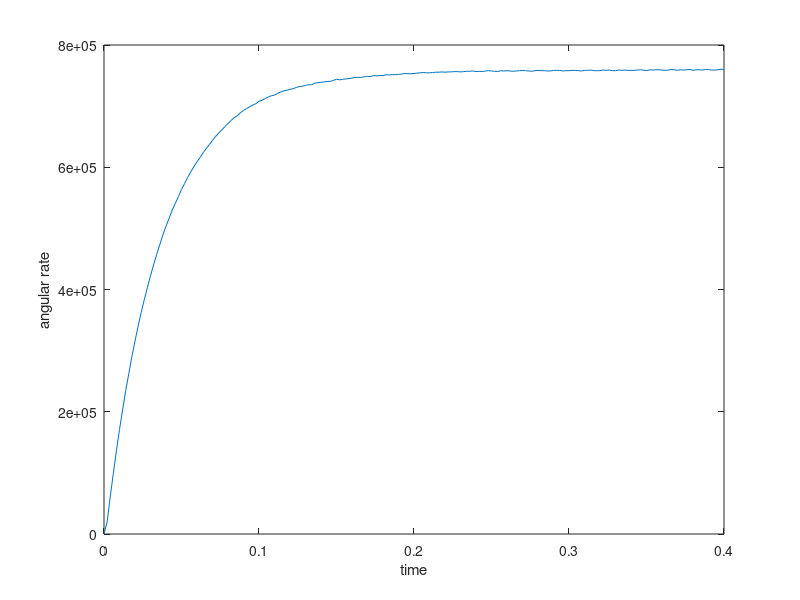

Source code (MATLAB):
TEST = [
      0          0          0          0          0  127
      2         39      19500          0          0  127
      4        160      60500          0          0  127
      6        358      99000          0          0  127
      8        630     136000          0          0  127
     10        972     171000          0          0  127
     12       1378     203000          0          0  127
     14       1847     234500          0          0  127
     16       2372     262500          0          0  127
     18       2953     290500          0          0  127
     20       3584     315500          0          0  127
     22       4264     340000          0          0  127
     24       4989     362500          0          0  127
     26       5756     383500          0          0  127
     28       6563     403500          0          0  127
     30       7408     422500          0          0  127
     32       8289     440500          0          0  127
     34       9204     457500          0          0  127
     36      10151     473500          0          0  127
     38      11130     489500          0          0  127
     40      12137     503500          0          0  127
     42      13170     516500          0          0  127
     44      14230     530000          0          0  127
     46      15312     541000          0          0  127
     48      16416     552000          0          0  127
     50      17543     563500          0          0  127
     52      18690     573500          0          0  127
     54      19857     583500          0          0  127
     56      21042     592500          0          0  127
     58      22244     601000          0          0  127
     60      23462     609000          0          0  127
     62      24694     616000          0          0  127
     64      25942     624000          0          0  127
     66      27203     630500          0          0  127
     68      28478     637500          0          0  127
     70      29766     644000          0          0  127
     72      31067     650500          0          0  127
     74      32379     656000          0          0  127
     76      33701     661000          0          0  127
     78      35034     666500          0          0  127
     80      36377     671500          0          0  127
     82      37730     676500          0          0  127
     84      39092     681000          0          0  127
     86      40461     684500          0          0  127
     88      41839     689000          0          0  127
     90      43225     693000          0          0  127
     92      44617     696000          0          0  127
     94      46015     699000          0          0  127
     96      47419     702000          0          0  127
     98      48827     704000          0          0  127
    100      50243     708000          0          0  127
    102      51662     709500          0          0  127
    104      53087     712500          0          0  127
    106      54517     715000          0          0  127
    108      55951     717000          0          0  127
    110      57387     718000          0          0  127
    112      58829     721000          0          0  127
    114      60275     723000          0          0  127
    116      61725     725000          0          0  127
    118      63177     726000          0          0  127
    120      64632     727500          0          0  127
    122      66089     728500          0          0  127
    124      67550     730500          0          0  127
    126      69014     732000          0          0  127
    128      70479     732500          0          0  127
    130      71947     734000          0          0  127
    132      73417     735000          0          0  127
    134      74887     735000          0          0  127
    136      76362     737500          0          0  127
    138      77839     738500          0          0  127
    140      79317     739000          0          0  127
    142      80796     739500          0          0  127
    144      82277     740500          0          0  127
    146      83758     740500          0          0  127
    148      85242     742000          0          0  127
    150      86730     744000          0          0  127
    152      88216     743000          0          0  127
    154      89704     744000          0          0  127
    156      91193     744500          0          0  127
    158      92683     745000          0          0  127
    160      94175     746000          0          0  127
    162      95669     747000          0          0  127
    164      97163     747000          0          0  127
    166      98657     747000          0          0  127
    168     100153     748000          0          0  127
    170     101650     748500          0          0  127
    172     103147     748500          0          0  127
    174     104647     750000          0          0  127
    176     106146     749500          0          0  127
    178     107646     750000          0          0  127
    180     109146     750000          0          0  127
    182     110649     751500          0          0  127
    184     112151     751000          0          0  127
    186     113654     751500          0          0  127
    188     115157     751500          0          0  127
    190     116661     752000          0          0  127
    192     118166     752500          0          0  127
    194     119673     753500          0          0  127
    196     121179     753000          0          0  127
    198     122685     753000          0          0  127
    200     124192     753500          0          0  127
    202     125700     754000          0          0  127
    204     127209     754500          0          0  127
    206     128719     755000          0          0  127
    208     130228     754500          0          0  127
    210     131737     754500          0          0  127
    212     133247     755000          0          0  127
    214     134758     755500          0          0  127
    216     136269     755500          0          0  127
    218     137781     756000          0          0  127
    220     139292     755500          0          0  127
    222     140804     756000          0          0  127
    224     142316     756000          0          0  127
    226     143829     756500          0          0  127
    228     145342     756500          0          0  127
    230     146854     756000          0          0  127
    232     148367     756500          0          0  127
    234     149881     757000          0          0  127
    236     151395     757000          0          0  127
    238     152910     757500          0          0  127
    240     154423     756500          0          0  127
    242     155937     757000          0          0  127
    244     157450     756500          0          0  127
    246     158965     757500          0          0  127
    248     160481     758000          0          0  127
    250     161996     757500          0          0  127
    252     163510     757000          0          0  127
    254     165023     756500          0          0  127
    256     166539     758000          0          0  127
    258     168054     757500          0          0  127
    260     169570     758000          0          0  127
    262     171085     757500          0          0  127
    264     172599     757000          0          0  127
    266     174114     757500          0          0  127
    268     175630     758000          0          0  127
    270     177147     758500          0          0  127
    272     178663     758000          0          0  127
    274     180178     757500          0          0  127
    276     181692     757000          0          0  127
    278     183208     758000          0          0  127
    280     184725     758500          0          0  127
    282     186241     758000          0          0  127
    284     187757     758000          0          0  127
    286     189272     757500          0          0  127
    288     190787     757500          0          0  127
    290     192304     758500          0          0  127
    292     193821     758500          0          0  127
    294     195338     758500          0          0  127
    296     196853     757500          0          0  127
    298     198369     758000          0          0  127
    300     199885     758000          0          0  127
    302     201402     758500          0          0  127
    304     202919     758500          0          0  127
    306     204435     758000          0          0  127
    308     205950     757500          0          0  127
    310     207467     758500          0          0  127
    312     208984     758500          0          0  127
    314     210502     759000          0          0  127
    316     212018     758000          0          0  127
    318     213534     758000          0          0  127
    320     215050     758000          0          0  127
    322     216568     759000          0          0  127
    324     218085     758500          0          0  127
    326     219603     759000          0          0  127
    328     221119     758000          0          0  127
    330     222635     758000          0          0  127
    332     224153     759000          0          0  127
    334     225670     758500          0          0  127
    336     227188     759000          0          0  127
    338     228705     758500          0          0  127
    340     230222     758500          0          0  127
    342     231739     758500          0          0  127
    344     233257     759000          0          0  127
    346     234776     759500          0          0  127
    348     236294     759000          0          0  127
    350     237810     758000          0          0  127
    352     239329     759500          0          0  127
    354     240847     759000          0          0  127
    356     242366     759500          0          0  127
    358     243885     759500          0          0  127
    360     245403     759000          0          0  127
    362     246920     758500          0          0  127
    364     248438     759000          0          0  127
    366     249958     760000          0          0  127
    368     251477     759500          0          0  127
    370     252994     758500          0          0  127
    372     254513     759500          0          0  127
    374     256031     759000          0          0  127
    376     257550     759500          0          0  127
    378     259070     760000          0          0  127
    380     260587     758500          0          0  127
    382     262106     759500          0          0  127
    384     263625     759500          0          0  127
    386     265143     759000          0          0  127
    388     266663     760000          0          0  127
    390     268183     760000          0          0  127
    392     269701     759000          0          0  127
    394     271219     759000          0          0  127
    396     272738     759500          0          0  127
    398     274259     760500          0          0  127
    400     275779     760000          0          0 -127
];

figure(1);
plot(TEST(:, 1)/1000, TEST(:,3));
xlabel("time")
ylabel("angular rate")